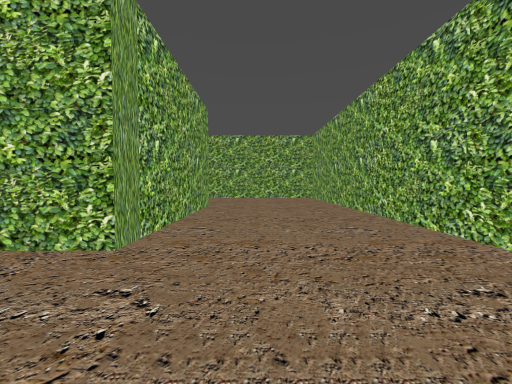
view 1 (above)

23 first-person views from a walk through a 3-D level made in the Godot game engine. The camera is 1.2 m above the floor, tilts 2° down and sees 90° across. The floor is counted in squares, 2 m on a side. Each view is taken from the middle of a square. On the plan, view 1 faces up. The plan holds only what a view shows up to about 9 squares ahead; the rest is blank. The place goes on beyond the plan.

view 2
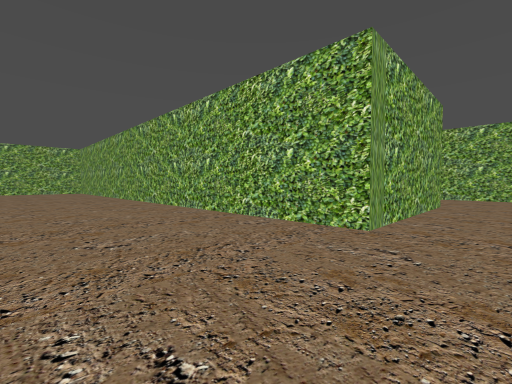

view 3
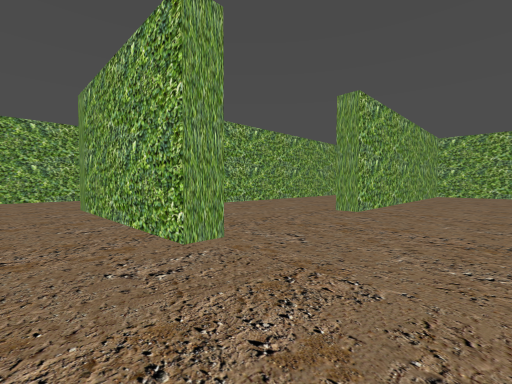

view 4
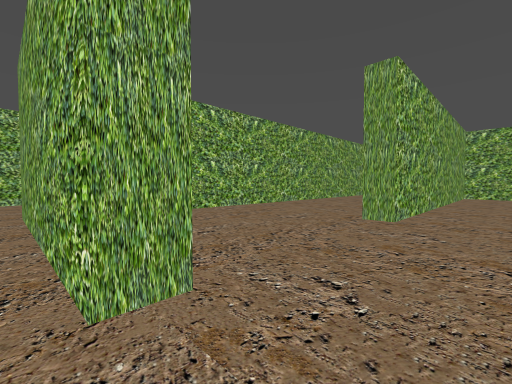

view 5
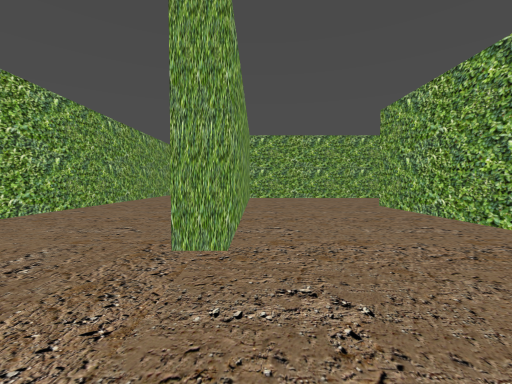

view 6
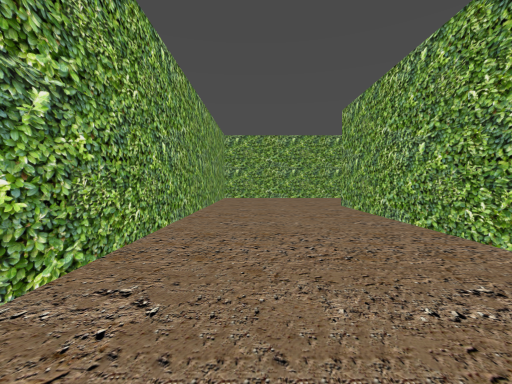

view 7
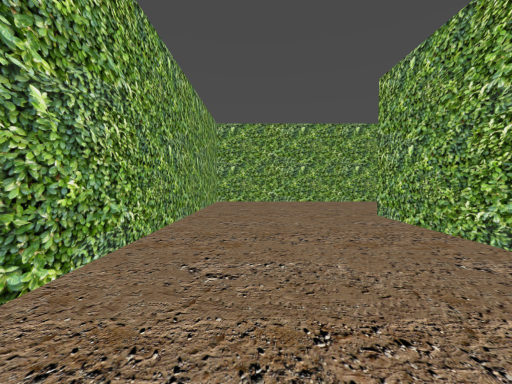

view 8
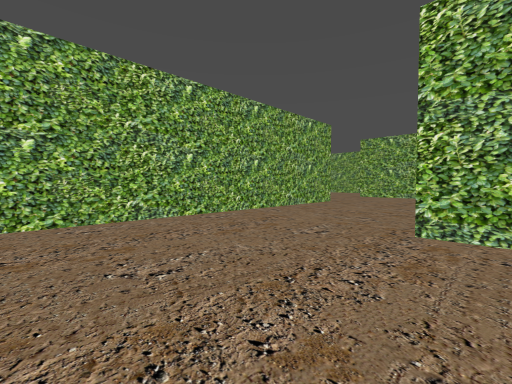

view 9
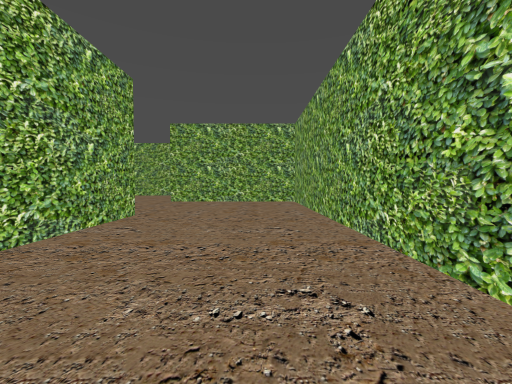

view 10
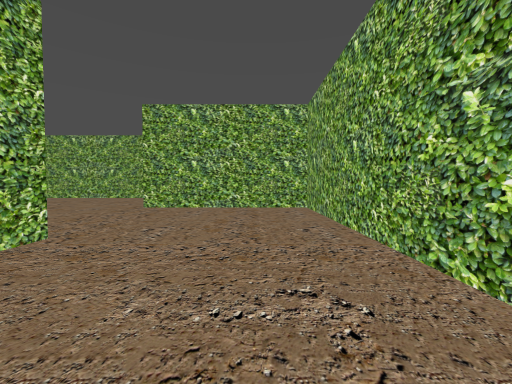

view 11
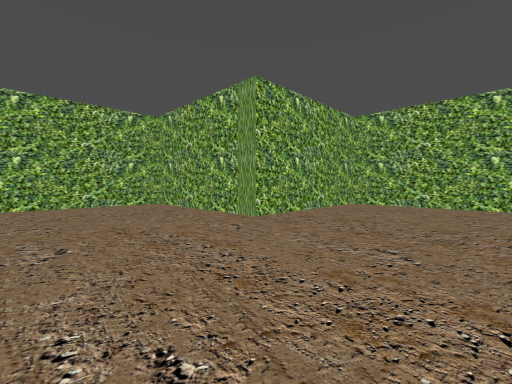

view 12
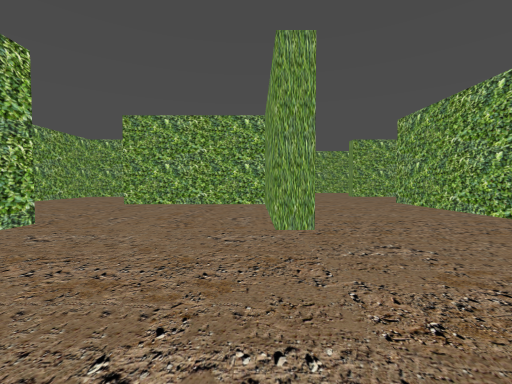

view 13
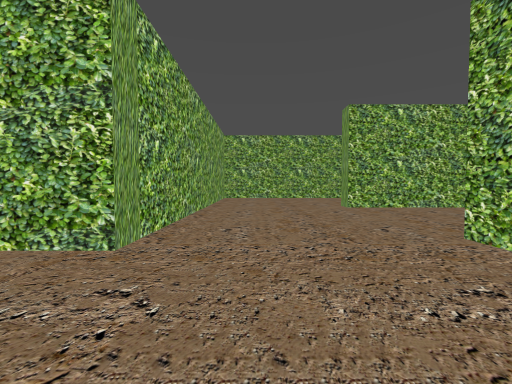

view 14
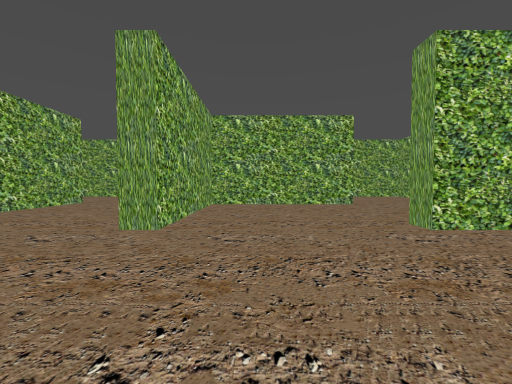

view 15
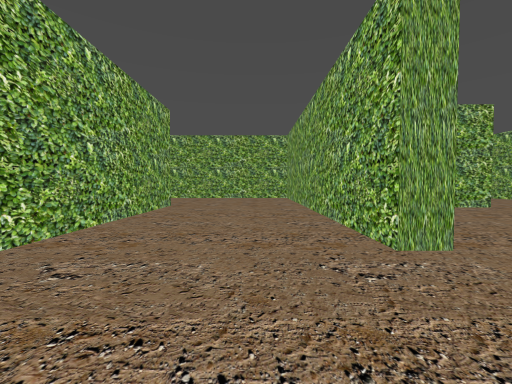

view 16
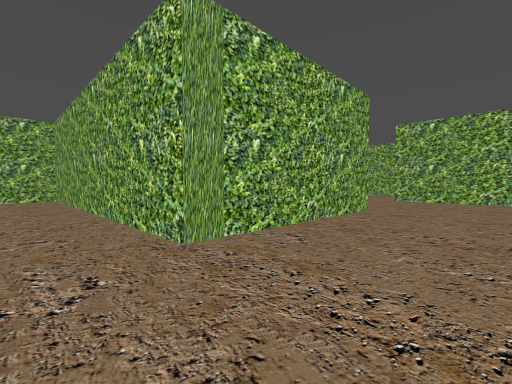

view 17
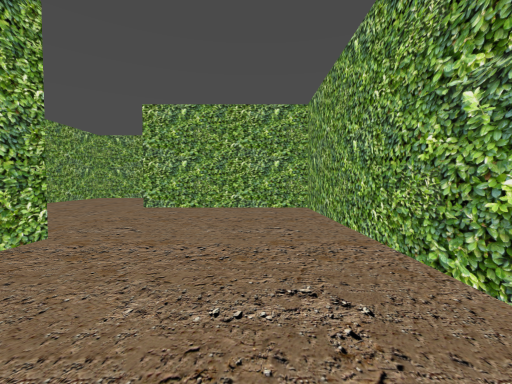

view 18
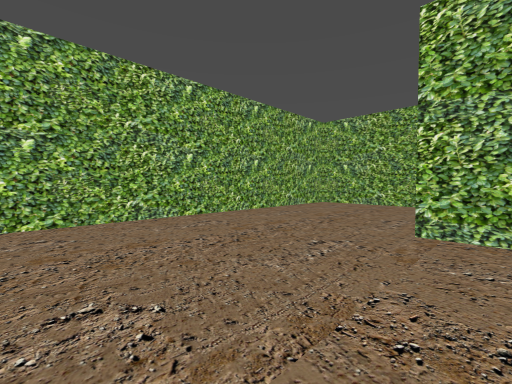

view 19
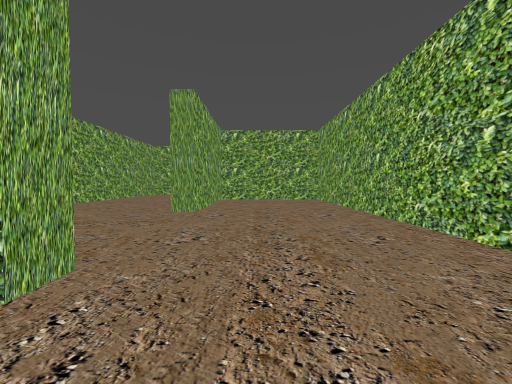

view 20
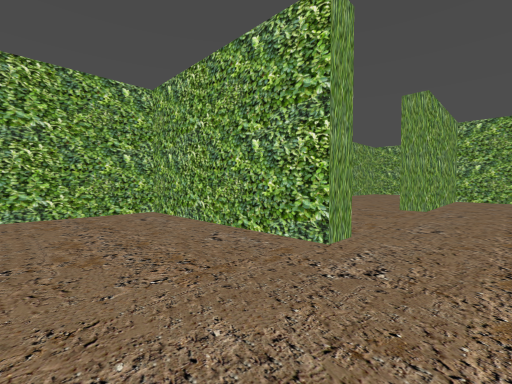

view 21
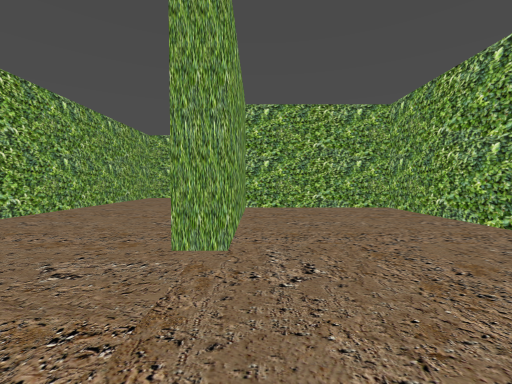

view 22
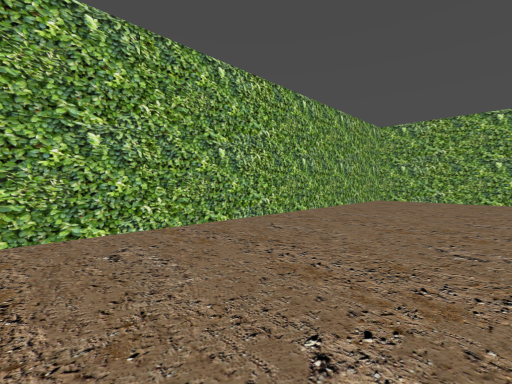

view 23
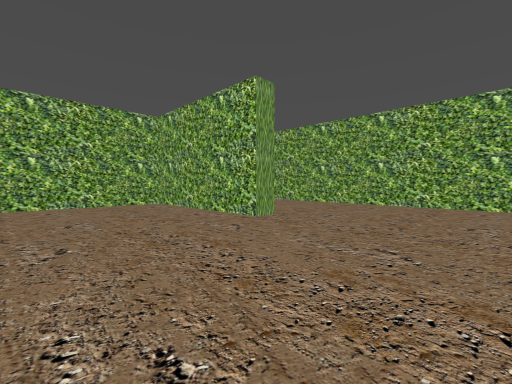

### Floor plan
Points are (right, up) in squares from view 1. A wall is a line through its corners. A room is listed if a view was taken in it or the views show most of it. See-through windows are left out.
Room 1 (views 1, 2, 3, 4, 5, 6, 7, 8, 9, 10, 11, 12, 13, 14, 15, 16, 17, 18, 19, 20, 21, 22, 23)
walls: (-5.7, 10.8) (-5.7, 14.7) (-5.2, 14.7); (-6.1, 10.3) (-9.8, 10.3) (-9.8, 10.7) (-6, 10.7); (-1.1, 14.2) (-1.8, 14.2) (-1.8, 18.2) (-5.7, 18.2) (-5.7, 18.7) (2.2, 18.7) (2.2, 30.3) (-1.8, 30.3) (-1.8, 30.7) (2.2, 30.7) (2.2, 33.1); (-9.1, 6.3) (-13.8, 6.3); (0, 10.3) (-1.5, 10.3); (-1.9, 6.8) (-1.2, 6.8) (-1.2, 2.3) (-9.5, 2.3); (-13.3, 8) (-13.3, 7.5); (-12.4, 6.8) (-5.3, 6.8) (-5.3, 6.2); (-13.7, 7.1) (-13.7, 14.2) (-17.7, 14.2) (-17.7, 18.2) (-21.1, 18.2); (2.2, 11) (2.2, 16.5); (-17.2, 10.8) (-17.2, 2.8) (-4.1, 2.8); (2.2, 2.1) (2.2, 9); (-2, -1.2) (0, -1.2); (-2.6, 34.3) (-5.3, 34.3) (-5.3, 22.7) (-1.8, 22.7) (-1.8, 26.7) (-1.2, 26.7) (-1.2, 22.2) (-9.2, 22.2) (-9.2, 14.2) (-10.4, 14.2)

Positions as (right, up) in squares from view 1, and headings:
1: (0, 0), facing up
2: (0, -1), facing up-left
3: (0, 9), facing down-left
4: (-1, 8), facing down-left
5: (-3, 7), facing left
6: (-7, 4), facing left
7: (-9, 4), facing left
8: (-13, 3), facing up-left
9: (-15, 6), facing up
10: (-15, 8), facing up
11: (-21, 11), facing up-right
12: (-13, 11), facing right
13: (-8, 12), facing up
14: (-9, 17), facing right
15: (-8, 20), facing right
16: (1, 21), facing up-left
17: (1, 24), facing up
18: (-1, 27), facing up-left
19: (-3, 32), facing down
20: (-3, 33), facing down-right
21: (-2, 29), facing down
22: (-1, 28), facing down-right
23: (-5, 11), facing up-right
